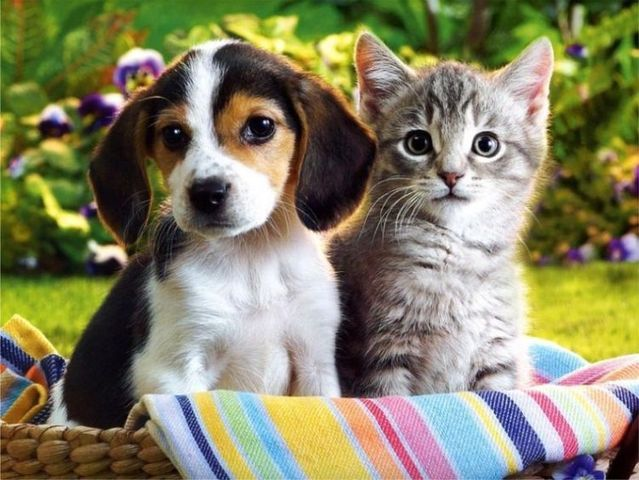
#> input picture Teoría/Intro_imags/imag1.jpg, 639 x 480 px
$ python umbral.py
#> lines starting #> are read from the running program, lines starting #| are printed output that depends on the picture; after the words box and inside, x2 and y2 are one past the last pixel; in counts of white or black regions, pixels touching at a corner belong together
import cv2 as cv
import numpy as np
import matplotlib.pyplot as plt

def manual_thresh(img, trh):
    ret,thresh1 = cv.threshold(img,trh,255,cv.THRESH_BINARY)
    ret,thresh2 = cv.threshold(img,trh,255,cv.THRESH_BINARY_INV)
    ret,thresh3 = cv.threshold(img,trh,255,cv.THRESH_TRUNC)
    ret,thresh4 = cv.threshold(img,trh,255,cv.THRESH_TOZERO)
    ret,thresh5 = cv.threshold(img,trh,255,cv.THRESH_TOZERO_INV)
    titles = ['Imagen original','Binaria','Binaria invertida','Truncada','Hasta cero','Hasta cero invertida']
    images = [img, thresh1, thresh2, thresh3, thresh4, thresh5]
    for i in range(6):
        plt.subplot(2,3,i+1),plt.imshow(images[i],'gray',vmin=0,vmax=255)
        plt.title(titles[i])
        plt.xticks([]),plt.yticks([])
    plt.show()

def adap_thresh(img):
    img = img.astype(np.uint8)
    img = cv.medianBlur(img,5)
    ret,th1 = cv.threshold(img,127,255,cv.THRESH_BINARY)
    th2 = cv.adaptiveThreshold(img,255,cv.ADAPTIVE_THRESH_MEAN_C, cv.THRESH_BINARY,11,2)
    th3 = cv.adaptiveThreshold(img,255,cv.ADAPTIVE_THRESH_GAUSSIAN_C, cv.THRESH_BINARY,11,2)
    titles = ['Original Image', 'Global Thresholding (v = 127)',
            'Adaptive Mean Thresholding', 'Adaptive Gaussian Thresholding']
    images = [img, th1, th2, th3]
    for i in range(4):
        plt.subplot(2,2,i+1),plt.imshow(images[i],'gray')
        plt.title(titles[i])
        plt.xticks([]),plt.yticks([])
    plt.show()

imagN = cv.imread('imag1.jpg', cv.IMREAD_GRAYSCALE) # CARGANDO IMAGEN NATURAL
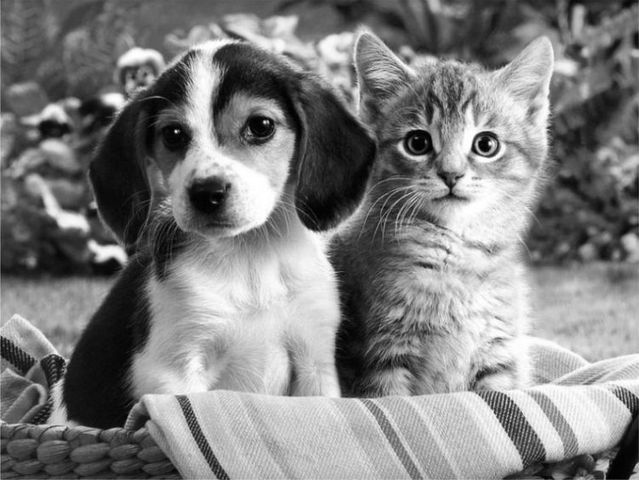
#> imagN: shape (480, 639); min 0, max 255, mean 127.6
imagS = cv.imread('dibujo.png', cv.IMREAD_GRAYSCALE) # CARGANDO IMAGEN SINTÉTICA
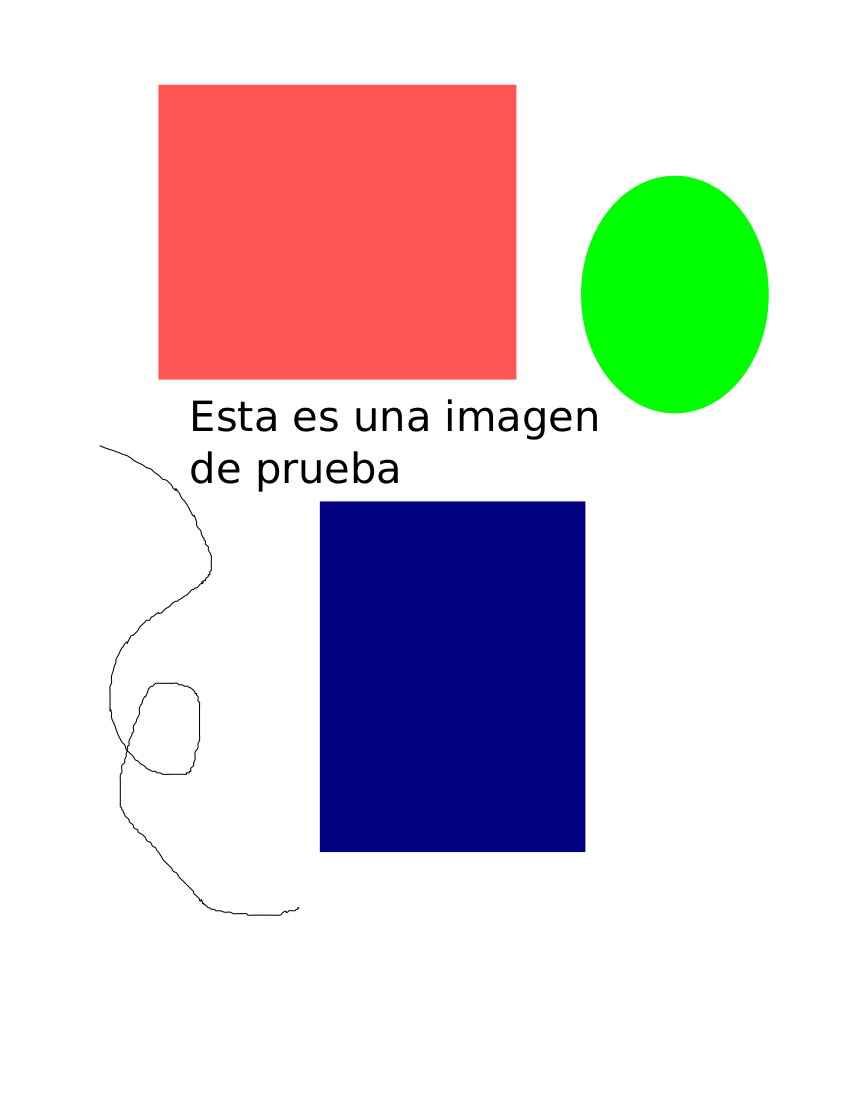
#> input picture Teoría/Intro_imags/dibujo.png, 850 x 1100 px
#> imagS: shape (1100, 850); min 0, max 255, mean 211.8

# Aplicando umbral manual
manual_thresh(imagN, 127)
#> in manual_thresh, `ret,thresh1 = cv.threshold(img,trh,255,cv.THRESH_BINARY)`:
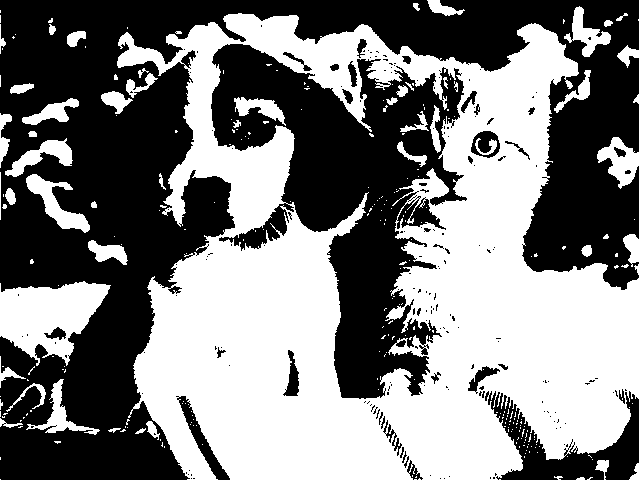
#> thresh1: shape (480, 639); 49.3% white; 275 white regions (221 under 20 px), largest, box (x1, y1, x2, y2) and area: (117, 13, 639, 480) 132398, (0, 281, 111, 366) 5642, (26, 174, 90, 233) 1306
#> in manual_thresh, `ret,thresh1 = cv.threshold(img,trh,255,cv.THRESH_BINARY)`: ret = 127
manual_thresh(imagS, 127)
#> call 2 of manual_thresh, with trh = 127
#> in manual_thresh (call 2), `ret,thresh1 = cv.threshold(img,trh,255,cv.THRESH_BINARY)`: thresh1: shape (1100, 850); 89.4% white; 26 black regions (1 under 20 px), largest, box (x1, y1, x2, y2) and area: (320, 501, 585, 852) 93015, (100, 445, 299, 916) 1062, (460, 408, 493, 431) 316
#> in manual_thresh (call 2), `ret,thresh3 = cv.threshold(img,trh,255,cv.THRESH_TRUNC)`:
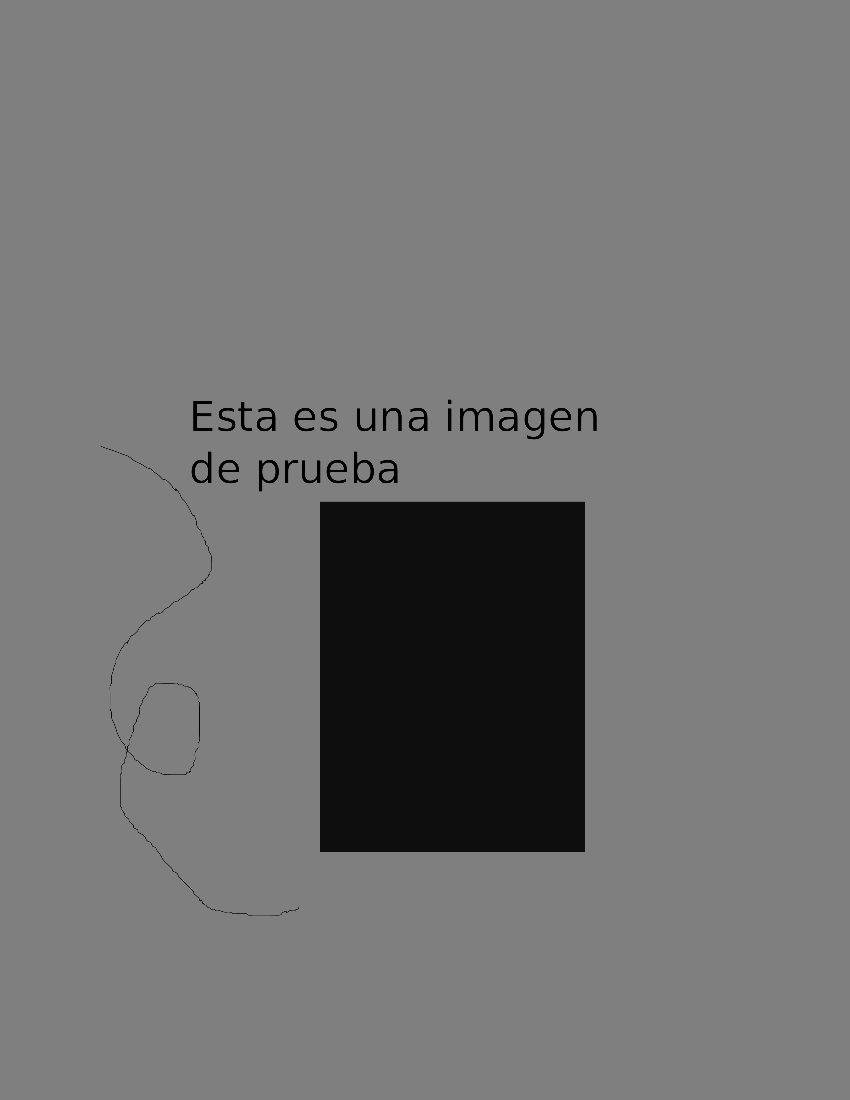
#> thresh3: shape (1100, 850); min 0, max 127, mean 115.1
#> in manual_thresh (call 2), `ret,thresh5 = cv.threshold(img,trh,255,cv.THRESH_TOZERO_INV)`:
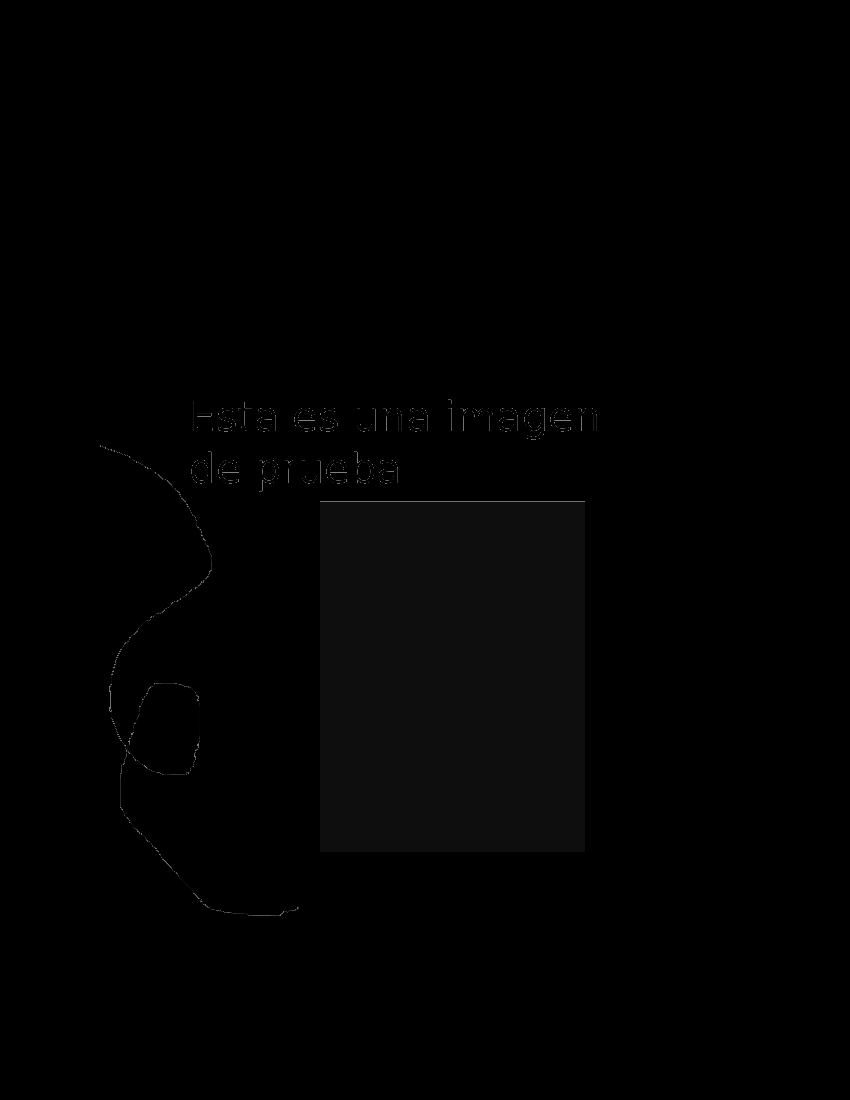
#> thresh5: shape (1100, 850); min 0, max 127, mean 1.6

# Aplicando umbral adaptativo
adap_thresh(imagN)
#> in adap_thresh, `ret,th1 = cv.threshold(img,127,255,cv.THRESH_BINARY)`: th1: shape (480, 639); 49.1% white; 81 white regions (32 under 20 px), largest, box (x1, y1, x2, y2) and area: (117, 13, 639, 480) 132142, (0, 282, 110, 363) 5647, (26, 174, 90, 232) 1296
#> in adap_thresh, `th2 = cv.adaptiveThreshold(img,255,cv.ADAPTIVE_THRESH_MEAN_C, cv.THRES..`:
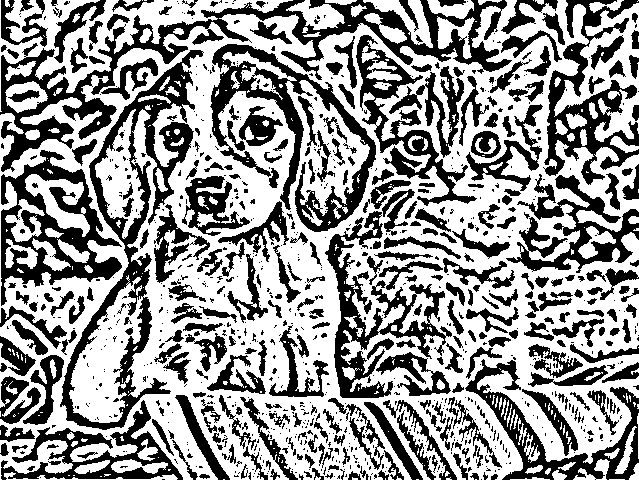
#> th2: shape (480, 639); 58.9% white; 969 black regions (644 under 20 px), largest, box (x1, y1, x2, y2) and area: (0, 0, 512, 172) 13138, (60, 50, 204, 430) 9661, (210, 44, 376, 232) 7301
#> in adap_thresh, `th3 = cv.adaptiveThreshold(img,255,cv.ADAPTIVE_THRESH_GAUSSIAN_C, cv.T..`: th3: shape (480, 639); 67% white; 2156 black regions (1692 under 20 px), largest, box (x1, y1, x2, y2) and area: (210, 44, 376, 233) 5555, (1, 159, 139, 284) 5072, (466, 359, 639, 480) 3700
adap_thresh(imagS)
#> in adap_thresh (call 2), `ret,th1 = cv.threshold(img,127,255,cv.THRESH_BINARY)`: th1: shape (1100, 850); 89.5% white; 26 black regions (2 under 20 px), largest, box (x1, y1, x2, y2) and area: (320, 501, 585, 852) 93003, (524, 408, 545, 440) 310, (460, 408, 493, 430) 300
#> in adap_thresh (call 2), `th2 = cv.adaptiveThreshold(img,255,cv.ADAPTIVE_THRESH_MEAN_C, cv.THRES..`: th2: shape (1100, 850); 97.5% white; 76 black regions (39 under 20 px), largest, box (x1, y1, x2, y2) and area: (158, 85, 517, 380) 7061, (320, 501, 586, 852) 6317, (581, 176, 769, 413) 3905
#> in adap_thresh (call 2), `th3 = cv.adaptiveThreshold(img,255,cv.ADAPTIVE_THRESH_GAUSSIAN_C, cv.T..`:
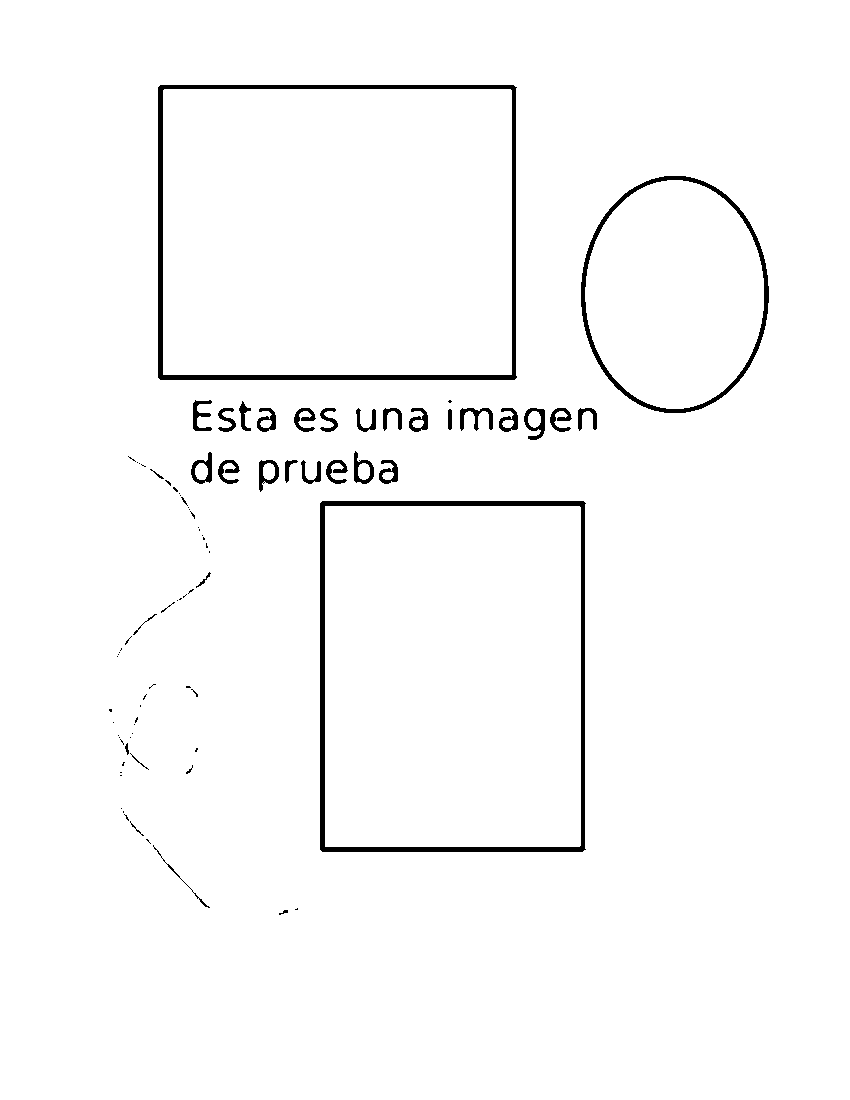
#> th3: shape (1100, 850); 97.8% white; 87 black regions (52 under 20 px), largest, box (x1, y1, x2, y2) and area: (158, 85, 517, 380) 5791, (320, 501, 586, 852) 5713, (581, 176, 769, 413) 2823
